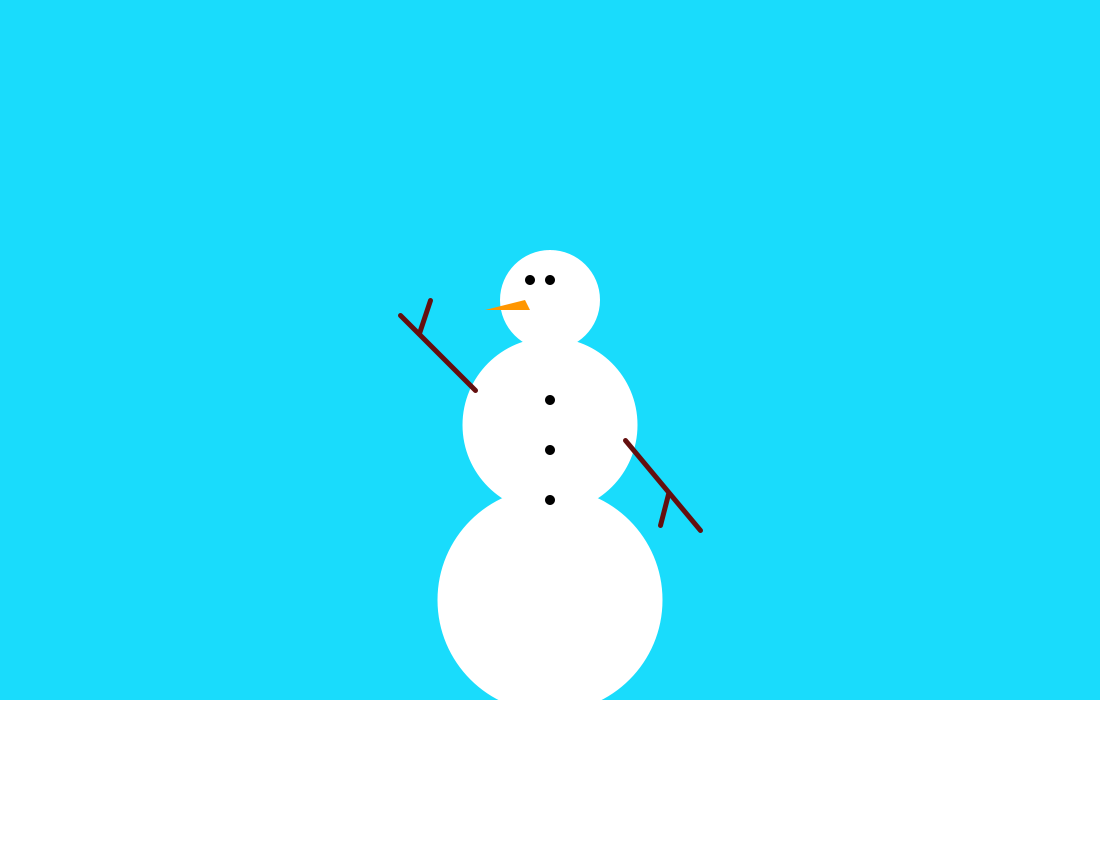
Frame 1 (no input)
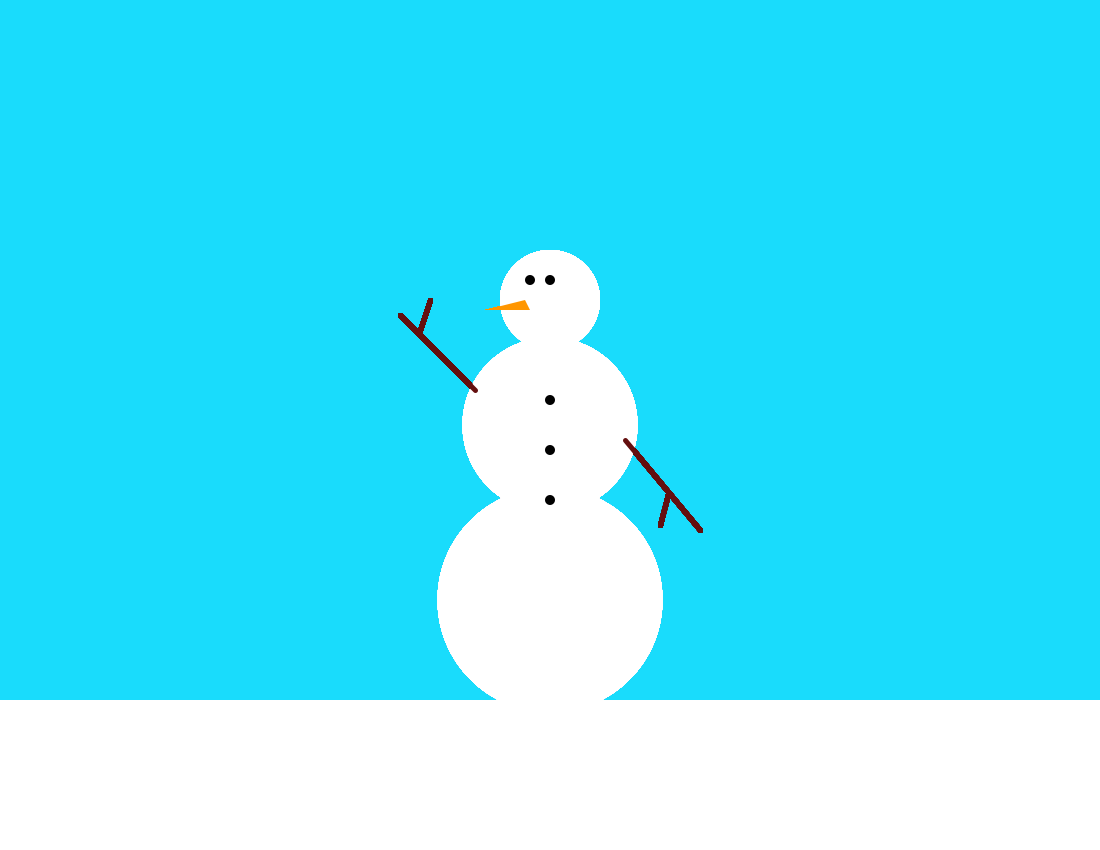
Frame 60 (the mouse pressed at the canvas centre just before this capture)
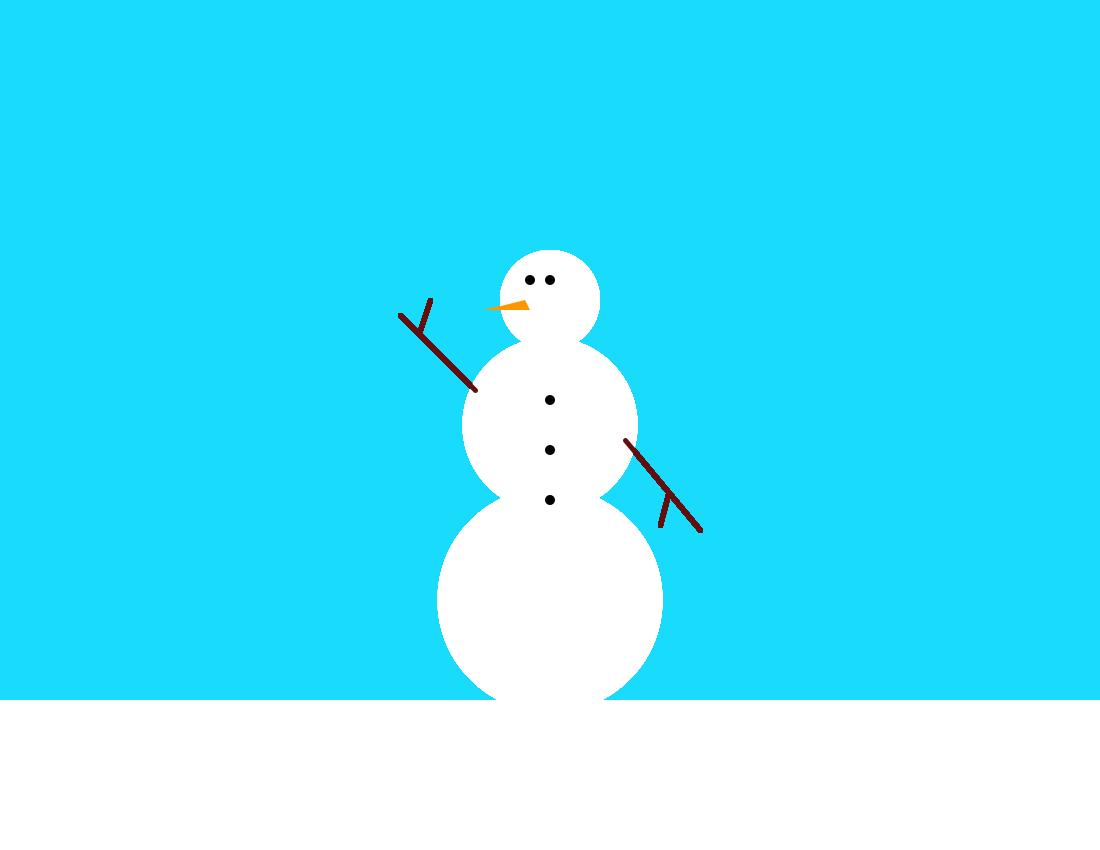
Frame 120 (the mouse held since frame 60 and released just before this capture)

The Processing sketch that drew these frames (run headless with seeded random() and noise(); from frame 60 on, the mouse is pressed at the canvas centre):

// Processing sketch: fig_2_14
// ── fig_2_14.pde
void setup()
{
 size(1100,850);
 background(25,220,252);
}
 void draw()
{
  fill(255);
  noStroke();
  rect(0,700,1100,150); 

  
  ellipse(550,600,225,225); 
  ellipse(550,425,175,175);
  ellipse(550,300,100,100);

 //Accessorize your snowman here!
 
 fill(0);  
ellipse(530,280,10,10);  //eyes 
ellipse(550,280,10,10);
 
ellipse(550,400,10,10);  //buttons
ellipse(550,450,10,10);
ellipse(550,500,10,10);

fill(255,150,0);  
triangle(525,300,530,310,485,310);  //carrot nose

//Now some sticks for arms

stroke(100,15,15); 
strokeWeight(5); 
line(475,390,400,315);
line(419,333,430,300);  //right arm
 
line(625,440,700,530);  //left arm
line(668,494,660,525);

//noLoop();

println(mouseX+","+mouseY);

}
